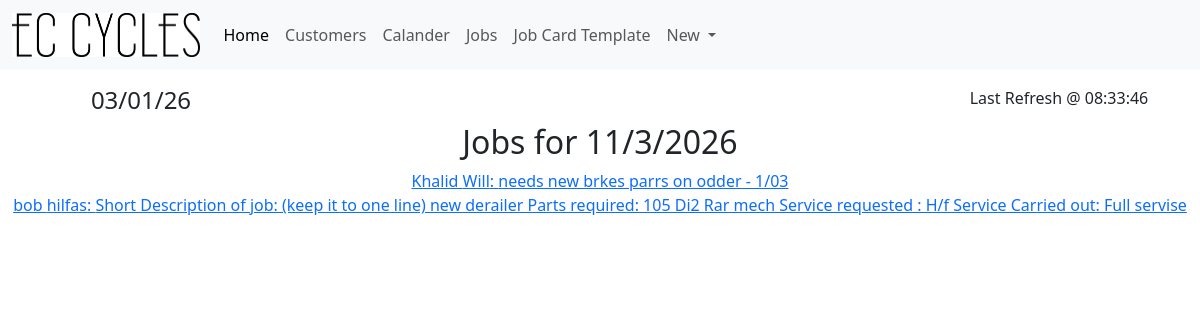
/calendar/2026/3/11, run on the app's committed database.
### tables this page shows
CREATE TABLE "Jobs" (
	"JobID"	INTEGER NOT NULL UNIQUE,
	"Cust_ID"	INTEGER NOT NULL,
	"BikeBrand"	TEXT,
	"BikeModel"	TEXT,
	"JobDetails"	TEXT,
	"DueDate"	DATE ,
	PRIMARY KEY("JobID" AUTOINCREMENT)
);

CREATE TABLE "Customers" (
	"Cust_ID"	INTEGER NOT NULL UNIQUE,
	"CustFName"	TEXT NOT NULL,
	"CustLName"	TEXT,
	"CustAddress"	TEXT,
	"CustPNumber"	INTEGER,
	"CustEmail"	INTEGER,
	"CustDetails"	TEXT,
	PRIMARY KEY("Cust_ID" AUTOINCREMENT)
);

### app.py (the view)
@app.route('/calendar/<int:year>/<int:month>/<int:day>')
def jobs_by_day(year, month, day):
    time = time_gen()
    conn = get_db_conn()
    cursor = conn.execute("""
        SELECT jobs.*, Customers.CustFName, Customers.CustLName
        FROM Jobs
        INNER JOIN Customers ON Customers.Cust_ID = Jobs.Cust_ID
        WHERE DueDate = ?
    """, (f"{year}-{month:02d}-{day:02d}",))
    jobs = cursor.fetchall()
    conn.close()
    return render_template('jobs_by_day.html', jobs=jobs, year=year, month=month, day=day, time=time)

### app.py (called while the page is built)
def time_gen():
    time_dict = {"":""}
    day_info = datetime.datetime.now()
    date = day_info.strftime("%x")
    time = day_info.strftime("%X")
    time_dict["Date"] = date
    time_dict["Time"] = time
    return time_dict

def get_db_conn():
    conn = sqlite3.connect('JobCards.db')
    conn.row_factory = sqlite3.Row
    return conn

### Templates/jobs_by_day.html
{% extends 'base.html' %}
{% block content %}
<h2>Jobs for {{ day }}/{{ month }}/{{ year }}</h2>
<ul>
    {% for job in jobs %}
    <li>
        <a href="{{ url_for('ViewJobCard', id=job['JobID']) }}">
            {{ job['CustFName'] }} {{ job['CustLName'] }}: {{ job['JobDetails'] }}
        </a>
    </li>
    {% endfor %}
</ul>
{% endblock %}

### data on the page
Jobs: CustFName "Khalid", CustLName "Will", JobDetails "needs new brkes parrs on odder - 1/03"
Jobs: CustFName "bob", CustLName "hilfas", JobDetails "Short Description of job: (keep it to one line) new derailer Parts required: 105 Di2 Rar mech Service requested : H/f Service Carried out: Full servise"

### other printed values
{{ time["Date"] }} "03/01/26"
{{ time["Time"] }} "08:33:46"
{{ day }} "11"
{{ month }} "3"
{{ year }} "2026"
